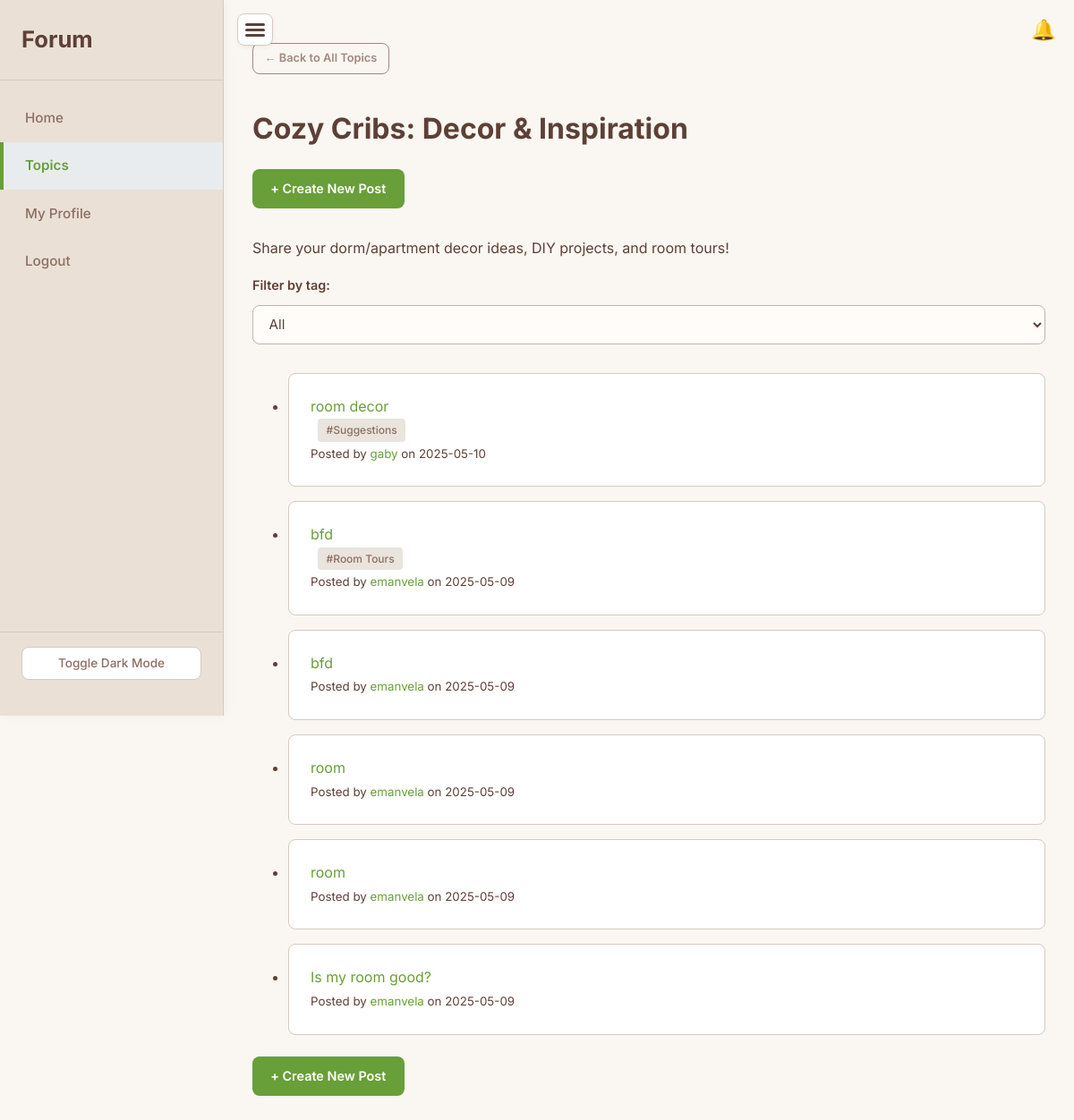
Screenshot of /topic/cozy-cribs-decor-inspiration (signed in) with the database file from the repository.
### app/models.py (models this page shows, shortened)
class Topic(db.Model):
    id = db.Column(db.Integer, primary_key=True)
    name = db.Column(db.String(100), unique=True, nullable=False)
    description = db.Column(db.String(255), nullable=True)
    slug = db.Column(db.String(120), unique=True, nullable=False)
    posts = db.relationship('Post', back_populates='topic', lazy='dynamic', cascade='all, delete-orphan')

class Post(db.Model):
    id = db.Column(db.Integer, primary_key=True)
    title = db.Column(db.String(200), nullable=False)
    content = db.Column(db.Text, nullable=False)
    timestamp = db.Column(db.DateTime, index=True, default=datetime.utcnow)
    user_id = db.Column(db.Integer, db.ForeignKey('user.id'), nullable=False)
    topic_id = db.Column(db.Integer, db.ForeignKey('topic.id'), nullable=False)
    media_url = db.Column(db.String(255), nullable=True)
    tag = db.Column(db.String(50), nullable=True)
    author = db.relationship('User', back_populates='posts')
    topic = db.relationship('Topic', back_populates='posts')
    replies = db.relationship('Reply', back_populates='post', lazy='dynamic', cascade='all, delete-orphan')
    votes = db.relationship('Vote', back_populates='post', lazy='dynamic', cascade='all, delete-orphan')

class User(UserMixin, db.Model):
    id = db.Column(db.Integer, primary_key=True)
    username = db.Column(db.String(150), unique=True, nullable=False)
    email = db.Column(db.String(120), unique=True, nullable=False)
    password = db.Column(db.String(150), nullable=False)
    role = db.Column(db.String(10), nullable=False, default='student')
    profile_picture = db.Column(db.String(255), nullable=True)
    posts = db.relationship('Post', back_populates='author', lazy='dynamic', cascade='all, delete-orphan')
    replies = db.relationship('Reply', back_populates='author', lazy='dynamic', cascade='all, delete-orphan')
    votes = db.relationship('Vote', back_populates='user', lazy='dynamic', cascade='all, delete-orphan')
    followers = db.relationship(
        'Follow',
        foreign_keys='Follow.user_id',
        backref='followed_user',
        lazy='dynamic',
        cascade='all, delete-orphan'
    )
    following = db.relationship(
        'Follow',
        foreign_keys='Follow.follower_id',
        backref='follower_user',
        lazy='dynamic',
        cascade='all, delete-orphan'
    )

### app/routes.py (the view)
@main.route('/topic/<slug>')
@login_required
def view_topic(slug):
    topic = Topic.query.filter_by(slug=slug).first_or_404()
    selected_tag = request.args.get('tag')
    query = topic.posts
    if selected_tag:
        posts = query.filter_by(tag=selected_tag).order_by(Post.timestamp.desc()).all()
    else:
        posts = query.order_by(Post.timestamp.desc()).all()
    all_tags_in_topic_query = db.session.query(Post.tag).filter(Post.topic_id == topic.id, Post.tag != None,
                                                                Post.tag != '').distinct()
    all_tags = sorted([tag_row[0] for tag_row in all_tags_in_topic_query])
    return render_template(
        'topic.html',
        topic=topic,
        title=topic.name,
        posts=posts,
        selected_tag=selected_tag,
        all_tags=all_tags
    )

### app/routes.py (called while the page is built)
@login_manager.user_loader
def load_user(user_id):
    return User.query.get(int(user_id))

@main.app_context_processor
def inject_notification_count():
    if current_user.is_authenticated:
        count = Notification.query.filter_by(user_id=current_user.id, is_read=False).count()
        return dict(unread_notifications_count=count)
    return dict(unread_notifications_count=0)

### app/templates/topic.html (shortened to what this page needs)
{% extends 'base.html' %}
{% block content %}
    <div class="mb-2">
        <a href="{{ url_for('main.topics_index') }}" class="btn btn-secondary btn-sm">&larr; Back to All Topics</a>
    </div>
<div class="d-flex justify-between align-center mb-1-5">
    <h1 class="mb-0">{{ topic.name }}</h1>
    <a href="{{ url_for('main.create_post', slug=topic.slug) }}" class="btn btn-primary">+ Create New Post</a>
</div>
<p>{{ topic.description }}</p>
<form method="get" class="topic-filter-form">
    <label for="tag">Filter by tag:</label>
    <select name="tag" id="tag" onchange="this.form.submit()">
        <option value="">All</option>
    </select>
</form>
{% if posts %}
    <ul class="profile-content-list">
        {% for post in posts %}
            <li class="profile-content-list-item">
                <a href="{{ url_for('main.view_post', post_id=post.id) }}">{{ post.title }}</a><br>
                {% if post.tag %}
                    <small class="post-tag-badge">#{{ post.tag }}</small><br>
                {% endif %}
                <small>Posted by <a href="{{ url_for('main.user_profile', username=post.author.username) }}">{{ post.author.username }}</a> on {{ post.timestamp.strftime('%Y-%m-%d') }}</small>
            </li>
        {% endfor %}
    </ul>
{% else %}
    <p>No posts found for this tag.</p>
{% endif %}
<div class="mt-2">
    <a href="{{ url_for('main.create_post', slug=topic.slug) }}" class="btn btn-primary">+ Create New Post</a>
</div>
{% endblock %}

### rows the page displays
Topic: name "Cozy Cribs: Decor & Inspiration", description "Share your dorm/apartment decor ideas, DIY projects, and room tours!"
Post: title "room decor", tag "Suggestions", author.username "gaby", timestamp "2025-05-10"
Post: title "bfd", tag "Room Tours", author.username "emanvela", timestamp "2025-05-09"
Post: title "bfd", author.username "emanvela", timestamp "2025-05-09"
Post: title "room", author.username "emanvela", timestamp "2025-05-09"
Post: title "room", author.username "emanvela", timestamp "2025-05-09"
Post: title "Is my room good?", author.username "emanvela", timestamp "2025-05-09"
